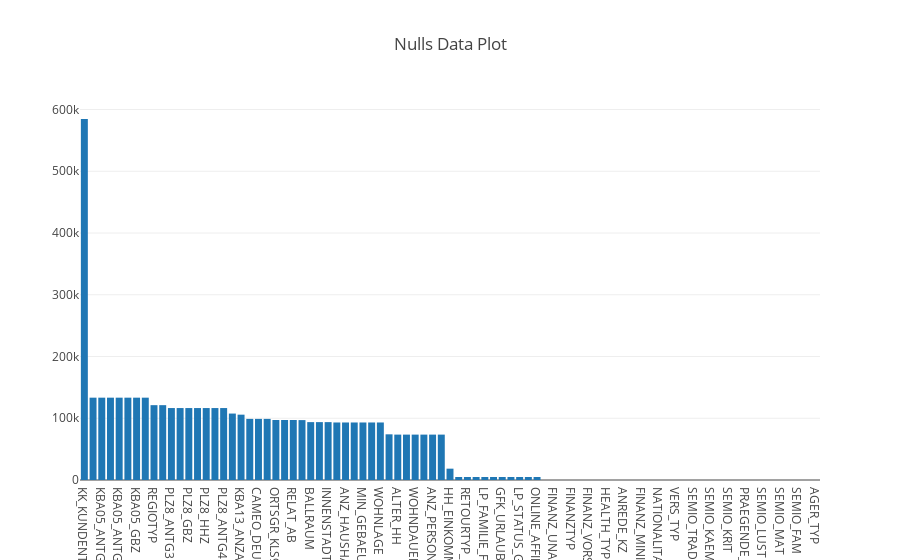

This figure's notebook cell:
### Markdown cell above
a. Null data

### Code cell
x = nulls_df.index
y = nulls_df['Total Nulls']

plotly.offline.iplot({
    "data": [go.Bar(x=x, y=y )],
        "layout": go.Layout(title="Nulls Data Plot")
})

### Figure 1 — Plotly figure (JSON) as saved in the notebook; plotly's stock layout.template omitted (floating-point values rounded to 4 significant figures)
{"data": [{"type": "bar", "x": ["KK_KUNDENTYP", "KBA05_ANTG1", "KBA05_ANTG2", "KBA05_ANTG3", "KBA05_ANTG4", "KBA05_BAUMAX", "KBA05_GBZ", "MOBI_REGIO", "REGIOTYP", "KKK", "PLZ8_ANTG3", "PLZ8_ANTG1", "PLZ8_GBZ", "PLZ8_ANTG2", "PLZ8_HHZ", "PLZ8_BAUMAX", "PLZ8_ANTG4", "W_KEIT_KIND_HH", "KBA13_ANZAHL_PKW", "CAMEO_INTL_2015", "CAMEO_DEU_2015", "CAMEO_DEUG_2015", "ORTSGR_KLS9", "ARBEIT", "RELAT_AB", "ANZ_HH_TITEL", "BALLRAUM", "EWDICHTE", "INNENSTADT", "GEBAEUDETYP_RASTER", "ANZ_HAUSHALTE_AKTIV", "GEBAEUDETYP", "MIN_GEBAEUDEJAHR", "OST_WEST_KZ", "WOHNLAGE", "KONSUMNAEHE", "ALTER_HH", "SOHO_KZ", "WOHNDAUER_2008", "ANZ_TITEL", "ANZ_PERSONEN", "TITEL_KZ", "HH_EINKOMMEN_SCORE", "LP_LEBENSPHASE_GROB", "RETOURTYP_BK_S", "LP_STATUS_FEIN", "LP_FAMILIE_FEIN", "LP_FAMILIE_GROB", "GFK_URLAUBERTYP", "LP_LEBENSPHASE_FEIN", "LP_STATUS_GROB", "CJT_GESAMTTYP", "ONLINE_AFFINITAET", "FINANZ_ANLEGER", "FINANZ_UNAUFFAELLIGER", "FINANZ_HAUSBAUER", "FINANZTYP", "GEBURTSJAHR", "FINANZ_VORSORGER", "GREEN_AVANTGARDE", "HEALTH_TYP", "FINANZ_SPARER", "ANREDE_KZ", "ALTERSKATEGORIE_GROB", "FINANZ_MINIMALIST", "ZABEOTYP", "NATIONALITAET_KZ", "SEMIO_RAT", "VERS_TYP", "SHOPPER_TYP", "SEMIO_TRADV", "SEMIO_PFLICHT", "SEMIO_KAEM", "SEMIO_DOM", "SEMIO_KRIT", "SEMIO_KULT", "PRAEGENDE_JUGENDJAHRE", "SEMIO_ERL", "SEMIO_LUST", "SEMIO_VERT", "SEMIO_MAT", "SEMIO_REL", "SEMIO_FAM", "SEMIO_SOZ", "AGER_TYP"], "y": [584612, 133324, 133324, 133324, 133324, 133324, 133324, 133324, 121196, 121196, 116515, 116515, 116515, 116515, 116515, 116515, 116515, 107602, 105800, 98979, 98979, 98979, 97216, 97216, 97216, 97008, 93740, 93740, 93740, 93155, 93148, 93148, 93148, 93148, 93148, 73969, 73499, 73499, 73499, 73499, 73499, 73499, 18348, 4854, 4854, 4854, 4854, 4854, 4854, 4854, 4854, 4854, 4854, 0, 0, 0, 0, 0, 0, 0, 0, 0, 0, 0, 0, 0, 0, 0, 0, 0, 0, 0, 0, 0, 0, 0, 0, 0, 0, 0, 0, 0, 0, 0, 0]}], "layout": {"title": "Nulls Data Plot"}}
